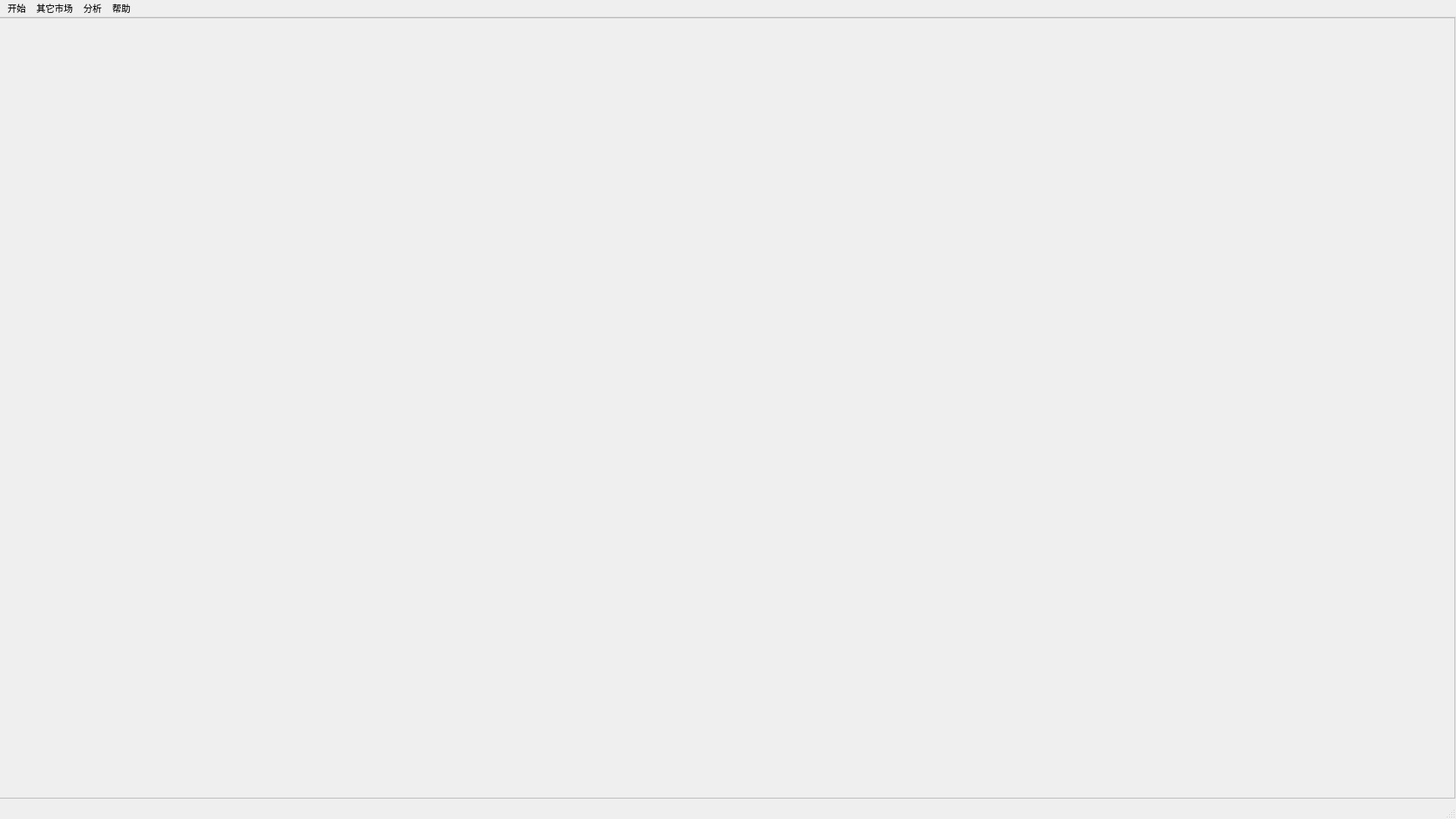
<?xml version="1.0" encoding="UTF-8"?>
<ui version="4.0">
 <class>MainWindow</class>
 <widget class="QMainWindow" name="MainWindow">
  <property name="enabled">
   <bool>true</bool>
  </property>
  <property name="geometry">
   <rect>
    <x>0</x>
    <y>0</y>
    <width>1920</width>
    <height>1080</height>
   </rect>
  </property>
  <property name="sizePolicy">
   <sizepolicy hsizetype="Preferred" vsizetype="Preferred">
    <horstretch>0</horstretch>
    <verstretch>0</verstretch>
   </sizepolicy>
  </property>
  <property name="font">
   <font>
    <bold>false</bold>
   </font>
  </property>
  <property name="windowTitle">
   <string>MainWindow</string>
  </property>
  <property name="windowIcon">
   <iconset>
    <normaloff>logo.ico</normaloff>logo.ico</iconset>
  </property>
  <widget class="QWidget" name="centralwidget">
   <widget class="QFrame" name="frame">
    <property name="geometry">
     <rect>
      <x>-1</x>
      <y>0</y>
      <width>1920</width>
      <height>1030</height>
     </rect>
    </property>
    <property name="font">
     <font>
      <family>Arial</family>
      <bold>false</bold>
     </font>
    </property>
    <property name="frameShape">
     <enum>QFrame::StyledPanel</enum>
    </property>
    <property name="frameShadow">
     <enum>QFrame::Raised</enum>
    </property>
   </widget>
  </widget>
  <widget class="QMenuBar" name="menubar">
   <property name="geometry">
    <rect>
     <x>0</x>
     <y>0</y>
     <width>1920</width>
     <height>25</height>
    </rect>
   </property>
   <widget class="QMenu" name="menu">
    <property name="title">
     <string>开始</string>
    </property>
    <addaction name="download_d"/>
    <addaction name="download_info"/>
    <addaction name="newsReport"/>
    <addaction name="exit"/>
   </widget>
   <widget class="QMenu" name="menu_2">
    <property name="title">
     <string>其它市场</string>
    </property>
    <addaction name="zh_market"/>
    <addaction name="us_market"/>
    <addaction name="hk_market"/>
   </widget>
   <widget class="QMenu" name="menu_3">
    <property name="title">
     <string>分析</string>
    </property>
    <addaction name="financial_flows"/>
    <addaction name="pick_stocks"/>
   </widget>
   <widget class="QMenu" name="menu_4">
    <property name="title">
     <string>帮助</string>
    </property>
    <addaction name="actF10"/>
    <addaction name="actF3"/>
   </widget>
   <addaction name="menu"/>
   <addaction name="menu_2"/>
   <addaction name="menu_3"/>
   <addaction name="menu_4"/>
  </widget>
  <widget class="QStatusBar" name="statusbar">
   <property name="font">
    <font>
     <family>Arial</family>
     <bold>false</bold>
    </font>
   </property>
  </widget>
  <action name="download_d">
   <property name="text">
    <string>下载k线数据</string>
   </property>
  </action>
  <action name="exit">
   <property name="text">
    <string>退出</string>
   </property>
  </action>
  <action name="download_info">
   <property name="text">
    <string>下载股票信息</string>
   </property>
  </action>
  <action name="us_market">
   <property name="checkable">
    <bool>true</bool>
   </property>
   <property name="checked">
    <bool>false</bool>
   </property>
   <property name="enabled">
    <bool>true</bool>
   </property>
   <property name="text">
    <string>美股</string>
   </property>
  </action>
  <action name="financial_flows">
   <property name="checkable">
    <bool>false</bool>
   </property>
   <property name="text">
    <string>资金流</string>
   </property>
  </action>
  <action name="zh_market">
   <property name="checkable">
    <bool>true</bool>
   </property>
   <property name="checked">
    <bool>true</bool>
   </property>
   <property name="text">
    <string>A股</string>
   </property>
  </action>
  <action name="hk_market">
   <property name="checkable">
    <bool>true</bool>
   </property>
   <property name="text">
    <string>港股</string>
   </property>
  </action>
  <action name="actF10">
   <property name="text">
    <string>F10---财务分析 经营分析</string>
   </property>
  </action>
  <action name="actF3">
   <property name="text">
    <string>F3---热度关键词</string>
   </property>
  </action>
  <action name="newsReport">
   <property name="checkable">
    <bool>true</bool>
   </property>
   <property name="checked">
    <bool>false</bool>
   </property>
   <property name="text">
    <string>关闭语音播报</string>
   </property>
  </action>
  <action name="pick_stocks">
   <property name="text">
    <string>公式选股</string>
   </property>
  </action>
 </widget>
 <resources/>
 <connections>
  <connection>
   <sender>exit</sender>
   <signal>triggered()</signal>
   <receiver>MainWindow</receiver>
   <slot>close()</slot>
   <hints>
    <hint type="sourcelabel">
     <x>-1</x>
     <y>-1</y>
    </hint>
    <hint type="destinationlabel">
     <x>948</x>
     <y>547</y>
    </hint>
   </hints>
  </connection>
 </connections>
</ui>
